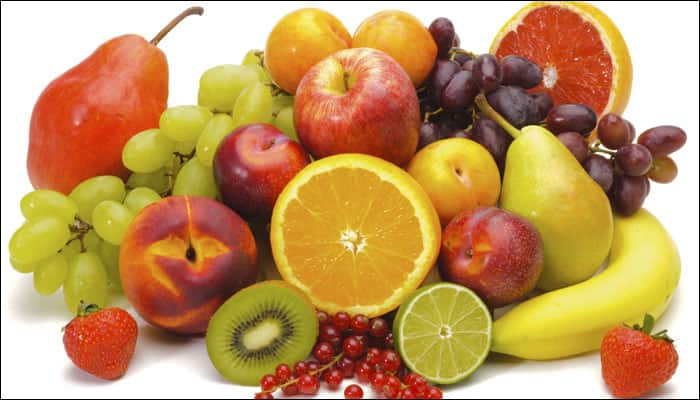
#> input picture fruits.jpg, 700 x 400 px
$ jupyter execute Untitled.ipynb
#> lines starting #> are read from the running program, lines starting #| are printed output that depends on the picture; after the words box and inside, x2 and y2 are one past the last pixel; in counts of white or black regions, pixels touching at a corner belong together
[cell 1]
import cv2
import numpy as np
from PIL import Image
from matplotlib import pyplot as plt

[cell 2]
img = Image.open('fruits.jpg')
#> img is the input picture: PIL image 700x400 RGB; mean R, G, B 194.9, 151.7, 97.2
img = np.array(img)
plt.imshow(img)

[cell 3]
img = cv2.imread('fruits.jpg')
#> img: shape (400, 700, 3)
plt.imshow(img)

[cell 4]
def gray_scale(img):
    '''
    :param img: numpy array of RGB image
    :return: numpy array if gray scale image
    '''
    gray_img = cv2.cvtColor(img, cv2.COLOR_BGR2GRAY)
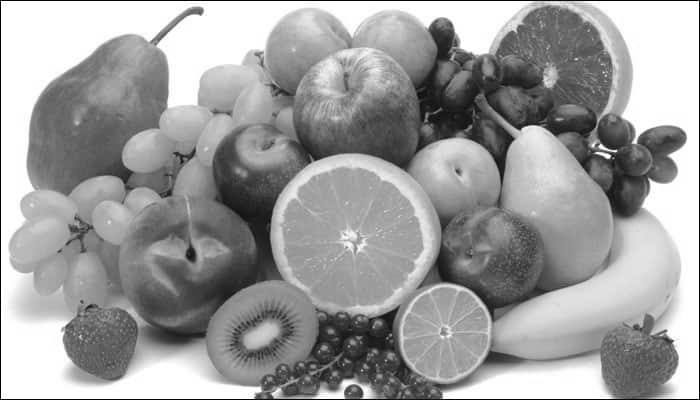
#> gray_img: shape (400, 700); min 0, max 255, mean 158.4
    return gray_img

[cell 5]
def threshold_gray(img, threshold):
    '''
    :param img: grey sclae image as numpy array
    :param threshold: int threshold value
    :return: Binary gray scale image
    '''
#> called with threshold = 127
    ret, binary = cv2.threshold(img,127, 255,0)
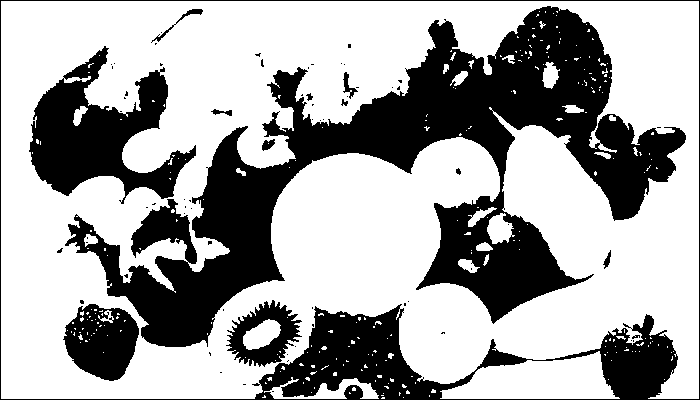
#> binary: shape (400, 700); 65% white; 71 black regions (58 under 20 px), largest, box (x1, y1, x2, y2) and area: (65, 6, 686, 347) 62479, (0, 0, 700, 400) 16561, (29, 46, 196, 204) 11673
    return binary

[cell 6]
plt.imshow(threshold_gray(gray_scale(img), 127),cmap='gray')

[cell 7]
def gray_scale(img):
    '''
    :param img: numpy array of RGB image
    :return: numpy array if gray scale image
    '''
    gray_img = cv2.cvtColor(img, cv2.COLOR_RGB2GRAY)
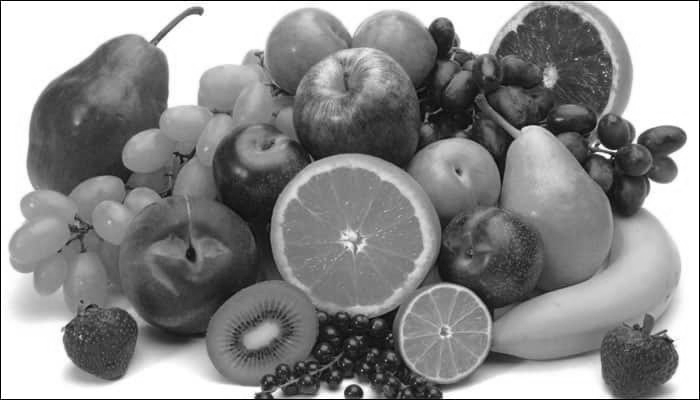
#> gray_img: shape (400, 700); min 0, max 255, mean 140.3
    return gray_img

[cell 8]
img = cv2.imread('fruits.jpg')
gray_scale(img)

[cell 9]
def conv2d(image):
    kernel = np.array([[1,2,1],[0,0,0],[-1,-2,-2]])
    return cv2.filter2D(image, -1, kernel)
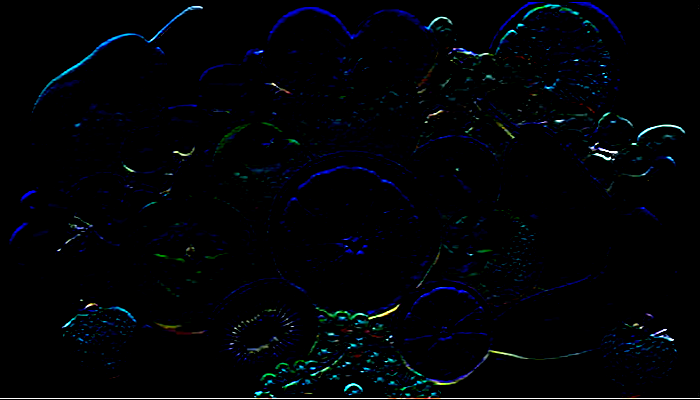
#> returned value: shape (400, 700, 3); mean of channels 0, 1, 2 6.4, 3.6, 1.7; drawn as B, G, R
